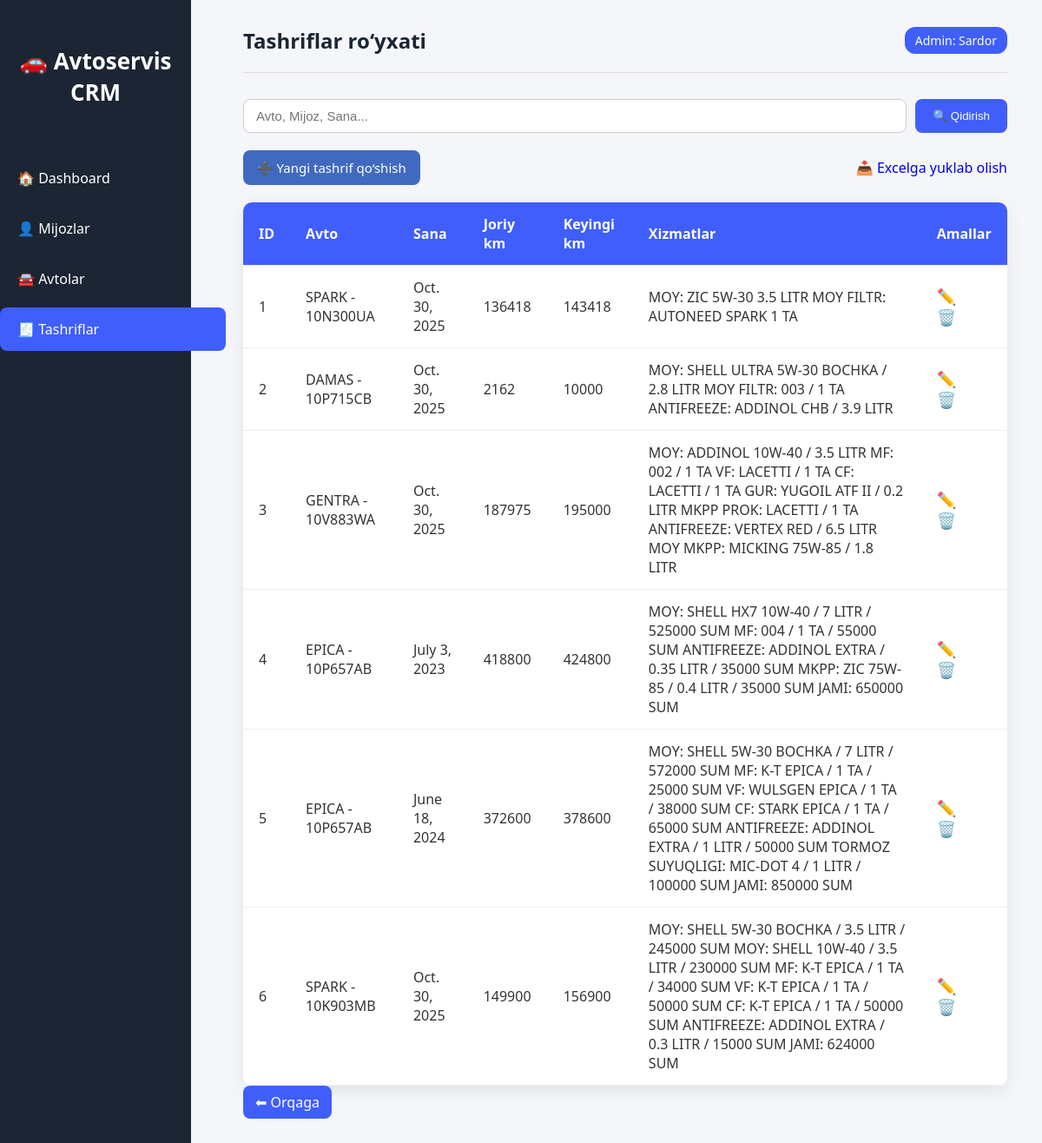
/tashrif/, run on the app's committed database.
### home/models.py (models this page shows, shortened)
class Tashrif(models.Model):
    avto = models.ForeignKey(Avto, models.DO_NOTHING, db_column='avto_id', blank=True, null=True)
    sana = models.DateField(blank=True, null=True)
    joriy_km = models.IntegerField(blank=True, null=True)
    keyingi_km = models.IntegerField(blank=True, null=True)
    keyingi_sana = models.DateField(blank=True, null=True)
    xizmatlar = models.TextField(blank=True, null=True)
    class Meta:
        managed = False
        db_table = 'Tashrif'

class Avto(models.Model):
    mijoz = models.ForeignKey('Mijoz', models.DO_NOTHING, db_column='mijoz_id', blank=True, null=True)
    model = models.CharField(max_length=150, blank=True, null=True)
    raqam = models.CharField(max_length=15, unique=True, blank=True, null=True)
    def __str__(self):
        return f"{self.model} - {self.raqam}"
    class Meta:
        managed = False
        db_table = 'Avto'

### home/views.py (the view)
# urls.py: path('tashrif/', views.tashrif_list, name='tashrif_list'),
def tashrif_list(request):
    search_query = request.GET.get('q', '')
    if search_query:
        tashriflar = Tashrif.objects.filter(
            Q(avto__raqam__icontains=search_query) |
            Q(avto__model__icontains=search_query) |
            Q(avto__mijoz__ism__icontains=search_query) |
            Q(sana__icontains=search_query)
        )
    else:
        tashriflar = Tashrif.objects.all()
    context = {'tashriflar': tashriflar, 'search_query': search_query}
    return render(request, 'tashrif_list.html', context)

### templates/tashrif_list.html (shortened to what this page needs)
{% load static %}
<!DOCTYPE html>
<html lang="uz">
<head>
  <link rel="stylesheet" href="{% static 'style.css' %}">
</head>
<body>
  <aside class="sidebar">
    <h2>🚗 Avtoservis CRM</h2>
    <ul>
      <li><a href="{% url 'home' %}">🏠 Dashboard</a></li>
      <li><a href="{% url 'mijoz_list' %}">👤 Mijozlar</a></li>
      <li><a href="{% url 'avto_list' %}">🚘 Avtolar</a></li>
      <li class="active">🧾 Tashriflar</li>
    </ul>
  </aside>
  <div class="container">
    <div class="navbar">
      <h3>Tashriflar ro‘yxati</h3>
      <span class="admin">Admin: Sardor</span>
    </div>
    <form method="GET" class="search-box">
      <input type="text" name="q" placeholder="Avto, Mijoz, Sana..." value="{{ search_query }}">
      <button type="submit">🔍 Qidirish</button>
    </form>
    <div class="actions">
      <a href="{% url 'tashrif_create' %}" class="btn-add">➕ Yangi tashrif qo‘shish</a>
      <a href="{% url 'export_tashrif_excel' %}" class="btn btn-success">
    📥 Excelga yuklab olish
</a>
    </div>
    <table>
      <thead>
        <tr>
          <th>ID</th>
          <th>Avto</th>
          <th>Sana</th>
          <th>Joriy km</th>
          <th>Keyingi km</th>
          <th>Xizmatlar</th>
          <th>Amallar</th>
        </tr>
      </thead>
      <tbody>
        {% for tashrif in tashriflar %}
        <tr>
          <td>{{ tashrif.id }}</td>
          <td>{{ tashrif.avto }}</td>
          <td>{{ tashrif.sana }}</td>
          <td>{{ tashrif.joriy_km }}</td>
          <td>{{ tashrif.keyingi_km }}</td>
          <td>{{ tashrif.xizmatlar }}</td>
          <td>
            <a href="{% url 'tashrif_edit' tashrif.id %}" class="edit">✏️</a>
            <a href="{% url 'tashrif_delete' tashrif.id %}" class="delete">🗑️</a>
          </td>
        </tr>
        {% empty %}
        <tr>
          <td colspan="7" style="text-align:center;">Hech qanday tashrif topilmadi</td>
        </tr>
        {% endfor %}
      </tbody>
    </table>
    <a href="{% url 'home' %}" class="back-link">⬅ Orqaga</a>
  </div>
</body>
</html>

### static/style.css (style rules this page uses)
body { margin:0; padding:0; font-family: 'Segoe UI', Tahoma, Geneva, Verdana, sans-serif; background: #f5f6fa; color: #333; }
a { text-decoration: none; }
.sidebar { position: fixed; left: 0; top: 0; width: 220px; height: 100%; background-color: #1c2533; color: #fff; padding-top: 30px; display: flex; flex-direction: column; align-items: center; }
.sidebar h2 { text-align: center; font-size: 26px; margin-bottom: 40px; font-weight: bold; color: #fff; }
.sidebar ul { list-style: none; padding: 0; width: 100%; }
.sidebar ul li { width: 100%; margin-bottom: 8px; }
.sidebar ul li a, .sidebar ul li.active { display: block; padding: 14px 20px; color: white; border-radius: 8px; font-weight: 500; transition: 0.3s; }
.sidebar ul li.active, .sidebar ul li a:hover { background-color: #3f5efb; }
.container { margin-left: 240px; padding: 30px 40px; }
h2 { color: #1c2533; margin-bottom: 20px; font-weight: bold; }
.navbar { display: flex; justify-content: space-between; align-items: center; padding-bottom: 20px; border-bottom: 1px solid #ddd; margin-bottom: 30px; }
.navbar h3 { margin: 0; font-size: 24px; color: #1c2533; }
.navbar .admin { font-size: 14px; color: #fff; background: #3f5efb; padding: 6px 12px; border-radius: 12px; font-weight: 500; }
.search-box { margin-bottom: 20px; display: flex; gap: 10px; }
.search-box input[type="text"], .search-box input[type="date"], .search-box input[type="number"], .search-box textarea { flex: 1; padding: 10px 14px; border-radius: 8px; border: 1px solid #ccc; font-size: 15px; transition: all 0.3s ease; }
.search-box button { padding: 10px 20px; background: #3f5efb; color: #fff; border: none; border-radius: 8px; cursor: pointer; transition: all 0.3s ease; font-weight: 500; }
table { width: 100%; border-collapse: collapse; background: #fff; border-radius: 12px; overflow: hidden; box-shadow: 0 6px 20px rgba(0,0,0,0.08); }
table th, table td { padding: 14px 18px; text-align: left; border-bottom: 1px solid #eee; }
table th { background: #3f5efb; color: #fff; font-weight: 600; }
.back-link { display: inline-block; margin-bottom: 20px; padding: 8px 14px; background: #3f5efb; color: #fff; border-radius: 8px; transition: all 0.3s ease; }

### templates/tashrif_list.html (style rules this page uses)
.actions { display: flex; justify-content: space-between; align-items: center; margin: 20px 0; }
.btn-add, .btn-excel { display: inline-block; padding: 10px 16px; border-radius: 8px; text-decoration: none; font-weight: 500; font-size: 15px; transition: 0.3s; }
.btn-add { background-color: #406abf; color: white; }
table { width: 100%; border-collapse: collapse; margin-top: 15px; background: #fff; border-radius: 10px; overflow: hidden; }
th, td { padding: 12px 15px; text-align: left; border-bottom: 1px solid #ddd; }
th { background-color: #f0f4ff; font-weight: 600; }
.edit, .delete { text-decoration: none; margin-right: 8px; font-size: 18px; }

### data on the page
Tashrif: id "1", avto "SPARK - 10N300UA", sana "Oct. 30, 2025", joriy_km "136418", keyingi_km "143418", xizmatlar "MOY: ZIC 5W-30 3.5 LITR MOY FILTR: AUTONEED SPARK 1 TA"
Tashrif: id "2", avto "DAMAS - 10P715CB", sana "Oct. 30, 2025", joriy_km "2162", keyingi_km "10000", xizmatlar "MOY: SHELL ULTRA 5W-30 BOCHKA / 2.8 LITR MOY FILTR: 003 / 1 TA ANTIFREEZE: ADDINOL CHB / 3.9 LITR"
Tashrif: id "3", avto "GENTRA - 10V883WA", sana "Oct. 30, 2025", joriy_km "187975", keyingi_km "195000", xizmatlar "MOY: ADDINOL 10W-40 / 3.5 LITR MF: 002 / 1 TA VF: LACETTI / 1 TA CF: LACETTI / 1 TA GUR: YUGOIL ATF II / 0.2 LITR MKPP PROK: LACETTI / 1 TA ANTIFREEZE: VERTEX RED / 6.5 LITR MOY MKPP: MICKING 75W-85 / 1.8 LITR"
Tashrif: id "4", avto "EPICA - 10P657AB", sana "July 3, 2023", joriy_km "418800", keyingi_km "424800", xizmatlar "MOY: SHELL HX7 10W-40 / 7 LITR / 525000 SUM MF: 004 / 1 TA / 55000 SUM ANTIFREEZE: ADDINOL EXTRA / 0.35 LITR / 35000 SUM MKPP: ZIC 75W-85 / 0.4 LITR / 35000 SUM JAMI: 650000 SUM"
Tashrif: id "5", avto "EPICA - 10P657AB", sana "June 18, 2024", joriy_km "372600", keyingi_km "378600", xizmatlar "MOY: SHELL 5W-30 BOCHKA / 7 LITR / 572000 SUM MF: K-T EPICA / 1 TA / 25000 SUM VF: WULSGEN EPICA / 1 TA / 38000 SUM CF: STARK EPICA / 1 TA / 65000 SUM ANTIFREEZE: ADDINOL EXTRA / 1 LITR / 50000 SUM TORMOZ SUYUQLIGI: MIC-DOT 4 / 1 LITR / 100000 SUM JAMI: 850000 SUM"
Tashrif: id "6", avto "SPARK - 10K903MB", sana "Oct. 30, 2025", joriy_km "149900", keyingi_km "156900", xizmatlar "MOY: SHELL 5W-30 BOCHKA / 3.5 LITR / 245000 SUM MOY: SHELL 10W-40 / 3.5 LITR / 230000 SUM MF: K-T EPICA / 1 TA / 34000 SUM VF: K-T EPICA / 1 TA / 50000 SUM CF: K-T EPICA / 1 TA / 50000 SUM ANTIFREEZE: ADDINOL EXTRA / 0.3 LITR / 15000 SUM JAMI: 624000 SUM"
